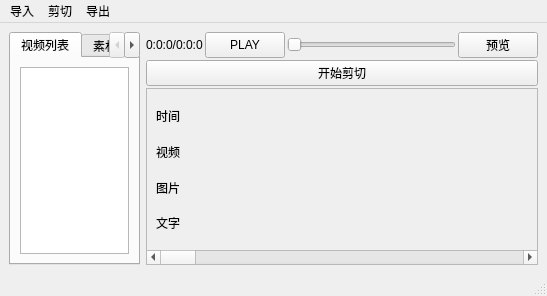
<?xml version="1.0" encoding="UTF-8"?>
<ui version="4.0">
 <class>VideoPlayer</class>
 <widget class="QMainWindow" name="VideoPlayer">
  <property name="geometry">
   <rect>
    <x>0</x>
    <y>0</y>
    <width>547</width>
    <height>296</height>
   </rect>
  </property>
  <property name="windowTitle">
   <string>VideoPlayer</string>
  </property>
  <widget class="QWidget" name="centralwidget">
   <layout class="QGridLayout" name="gridLayout">
    <item row="0" column="0">
     <layout class="QHBoxLayout" name="horizontalLayout_2" stretch="1,3">
      <item>
       <widget class="QTabWidget" name="tabWidget">
        <property name="currentIndex">
         <number>0</number>
        </property>
        <widget class="QWidget" name="TabV">
         <attribute name="title">
          <string>视频列表</string>
         </attribute>
         <layout class="QGridLayout" name="gridLayout_2">
          <item row="0" column="0">
           <widget class="QListWidget" name="videoList">
            <property name="sizePolicy">
             <sizepolicy hsizetype="Preferred" vsizetype="Preferred">
              <horstretch>0</horstretch>
              <verstretch>0</verstretch>
             </sizepolicy>
            </property>
           </widget>
          </item>
         </layout>
        </widget>
        <widget class="QWidget" name="TabI">
         <attribute name="title">
          <string>素材库</string>
         </attribute>
         <layout class="QGridLayout" name="gridLayout_3">
          <item row="1" column="0">
           <widget class="QListWidget" name="imageList">
            <property name="sizePolicy">
             <sizepolicy hsizetype="Preferred" vsizetype="Preferred">
              <horstretch>0</horstretch>
              <verstretch>0</verstretch>
             </sizepolicy>
            </property>
           </widget>
          </item>
          <item row="0" column="0">
           <widget class="QPushButton" name="BtnWord">
            <property name="text">
             <string>添加文字素材</string>
            </property>
           </widget>
          </item>
         </layout>
        </widget>
       </widget>
      </item>
      <item>
       <layout class="QVBoxLayout" name="verticalLayout" stretch="10,1,1,6">
        <property name="spacing">
         <number>2</number>
        </property>
        <item>
         <layout class="QVBoxLayout" name="vPlayerLayout"/>
        </item>
        <item>
         <layout class="QHBoxLayout" name="horizontalLayout" stretch="1,1,10,1">
          <item>
           <widget class="QLabel" name="videoTime">
            <property name="text">
             <string>0:0:0/0:0:0</string>
            </property>
           </widget>
          </item>
          <item>
           <widget class="QPushButton" name="BtnPlay">
            <property name="enabled">
             <bool>true</bool>
            </property>
            <property name="sizePolicy">
             <sizepolicy hsizetype="Preferred" vsizetype="Ignored">
              <horstretch>0</horstretch>
              <verstretch>0</verstretch>
             </sizepolicy>
            </property>
            <property name="text">
             <string>PLAY</string>
            </property>
           </widget>
          </item>
          <item>
           <widget class="PlayerSlider" name="slider">
            <property name="orientation">
             <enum>Qt::Horizontal</enum>
            </property>
           </widget>
          </item>
          <item>
           <widget class="QPushButton" name="BtnShow">
            <property name="text">
             <string>预览</string>
            </property>
           </widget>
          </item>
         </layout>
        </item>
        <item>
         <widget class="QPushButton" name="BtnCut">
          <property name="text">
           <string>开始剪切</string>
          </property>
         </widget>
        </item>
        <item>
         <widget class="QScrollArea" name="scrollArea">
          <property name="widgetResizable">
           <bool>true</bool>
          </property>
          <widget class="QWidget" name="scrollAreaWidgetContents">
           <property name="geometry">
            <rect>
             <x>0</x>
             <y>0</y>
             <width>5000</width>
             <height>74</height>
            </rect>
           </property>
           <property name="minimumSize">
            <size>
             <width>5000</width>
             <height>74</height>
            </size>
           </property>
           <layout class="QGridLayout" name="gridLayout_4">
            <item row="0" column="0">
             <layout class="QVBoxLayout" name="verticalLayout_2" stretch="1,1,1,1">
              <property name="spacing">
               <number>0</number>
              </property>
              <property name="leftMargin">
               <number>0</number>
              </property>
              <item>
               <layout class="QHBoxLayout" name="horizontalLayout_6" stretch="1,150">
                <item>
                 <widget class="QLabel" name="TLLabel">
                  <property name="text">
                   <string>时间   </string>
                  </property>
                  <property name="alignment">
                   <set>Qt::AlignCenter</set>
                  </property>
                 </widget>
                </item>
                <item>
                 <widget class="timeLine" name="timeLineWgt" native="true"/>
                </item>
               </layout>
              </item>
              <item>
               <layout class="QHBoxLayout" name="horizontalLayout_3" stretch="1,150">
                <item>
                 <widget class="QLabel" name="videoTLLabel">
                  <property name="frameShape">
                   <enum>QFrame::NoFrame</enum>
                  </property>
                  <property name="text">
                   <string>视频   </string>
                  </property>
                  <property name="alignment">
                   <set>Qt::AlignCenter</set>
                  </property>
                 </widget>
                </item>
                <item>
                 <widget class="QWidget" name="videoWgt" native="true"/>
                </item>
               </layout>
              </item>
              <item>
               <layout class="QHBoxLayout" name="horizontalLayout_4" stretch="1,150">
                <item>
                 <widget class="QLabel" name="imageTLLabel">
                  <property name="text">
                   <string>图片   </string>
                  </property>
                  <property name="alignment">
                   <set>Qt::AlignCenter</set>
                  </property>
                 </widget>
                </item>
                <item>
                 <widget class="QWidget" name="imageWgt" native="true"/>
                </item>
               </layout>
              </item>
              <item>
               <layout class="QHBoxLayout" name="horizontalLayout_5" stretch="1,150">
                <item>
                 <widget class="QLabel" name="wordTLLabel">
                  <property name="text">
                   <string>文字   </string>
                  </property>
                  <property name="alignment">
                   <set>Qt::AlignCenter</set>
                  </property>
                 </widget>
                </item>
                <item>
                 <widget class="QWidget" name="wordWgt" native="true"/>
                </item>
               </layout>
              </item>
             </layout>
            </item>
           </layout>
          </widget>
         </widget>
        </item>
       </layout>
      </item>
     </layout>
    </item>
   </layout>
  </widget>
  <widget class="QMenuBar" name="menubar">
   <property name="geometry">
    <rect>
     <x>0</x>
     <y>0</y>
     <width>547</width>
     <height>17</height>
    </rect>
   </property>
   <widget class="QMenu" name="menu">
    <property name="title">
     <string>导入</string>
    </property>
    <addaction name="ImpV"/>
    <addaction name="ImpI"/>
    <addaction name="ImpS"/>
   </widget>
   <widget class="QMenu" name="menu_2">
    <property name="title">
     <string>剪切</string>
    </property>
    <addaction name="setT"/>
   </widget>
   <widget class="QMenu" name="menu_3">
    <property name="title">
     <string>导出</string>
    </property>
    <addaction name="output"/>
   </widget>
   <addaction name="menu"/>
   <addaction name="menu_2"/>
   <addaction name="menu_3"/>
  </widget>
  <widget class="QStatusBar" name="statusbar"/>
  <action name="ImpV">
   <property name="text">
    <string>导入视频</string>
   </property>
   <property name="shortcut">
    <string>Ctrl+V</string>
   </property>
  </action>
  <action name="ImpI">
   <property name="text">
    <string>导入素材</string>
   </property>
   <property name="shortcut">
    <string>Ctrl+I</string>
   </property>
  </action>
  <action name="setT">
   <property name="text">
    <string>设置起止时间</string>
   </property>
  </action>
  <action name="ImpS">
   <property name="text">
    <string>导入字幕文件</string>
   </property>
  </action>
  <action name="output">
   <property name="text">
    <string>导出视频</string>
   </property>
  </action>
  <action name="setC">
   <property name="text">
    <string>设置切分时间点</string>
   </property>
  </action>
 </widget>
 <customwidgets>
  <customwidget>
   <class>PlayerSlider</class>
   <extends>QSlider</extends>
   <header location="global">playerslider.h</header>
  </customwidget>
  <customwidget>
   <class>timeLine</class>
   <extends>QWidget</extends>
   <header location="global">timeline.h</header>
   <container>1</container>
  </customwidget>
 </customwidgets>
 <resources/>
 <connections/>
</ui>
